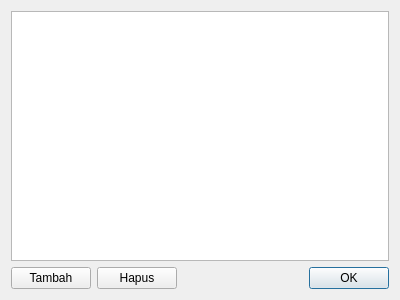
<?xml version="1.0" encoding="UTF-8"?>
<ui version="4.0">
 <class>Dialog</class>
 <widget class="QDialog" name="Dialog">
  <property name="geometry">
   <rect>
    <x>0</x>
    <y>0</y>
    <width>400</width>
    <height>300</height>
   </rect>
  </property>
  <property name="windowTitle">
   <string>Edit Daftar Katalog</string>
  </property>
  <layout class="QVBoxLayout" name="verticalLayout">
   <item>
    <widget class="QListView" name="listView"/>
   </item>
   <item>
    <layout class="QHBoxLayout" name="horizontalLayout">
     <item>
      <widget class="QPushButton" name="addBtn">
       <property name="text">
        <string>Tambah</string>
       </property>
      </widget>
     </item>
     <item>
      <widget class="QPushButton" name="delBtn">
       <property name="text">
        <string>Hapus</string>
       </property>
      </widget>
     </item>
     <item>
      <widget class="QDialogButtonBox" name="buttonBox">
       <property name="orientation">
        <enum>Qt::Horizontal</enum>
       </property>
       <property name="standardButtons">
        <set>QDialogButtonBox::Ok</set>
       </property>
      </widget>
     </item>
    </layout>
   </item>
  </layout>
 </widget>
 <resources/>
 <connections>
  <connection>
   <sender>buttonBox</sender>
   <signal>accepted()</signal>
   <receiver>Dialog</receiver>
   <slot>accept()</slot>
   <hints>
    <hint type="sourcelabel">
     <x>248</x>
     <y>254</y>
    </hint>
    <hint type="destinationlabel">
     <x>157</x>
     <y>274</y>
    </hint>
   </hints>
  </connection>
  <connection>
   <sender>buttonBox</sender>
   <signal>rejected()</signal>
   <receiver>Dialog</receiver>
   <slot>reject()</slot>
   <hints>
    <hint type="sourcelabel">
     <x>316</x>
     <y>260</y>
    </hint>
    <hint type="destinationlabel">
     <x>286</x>
     <y>274</y>
    </hint>
   </hints>
  </connection>
 </connections>
</ui>
